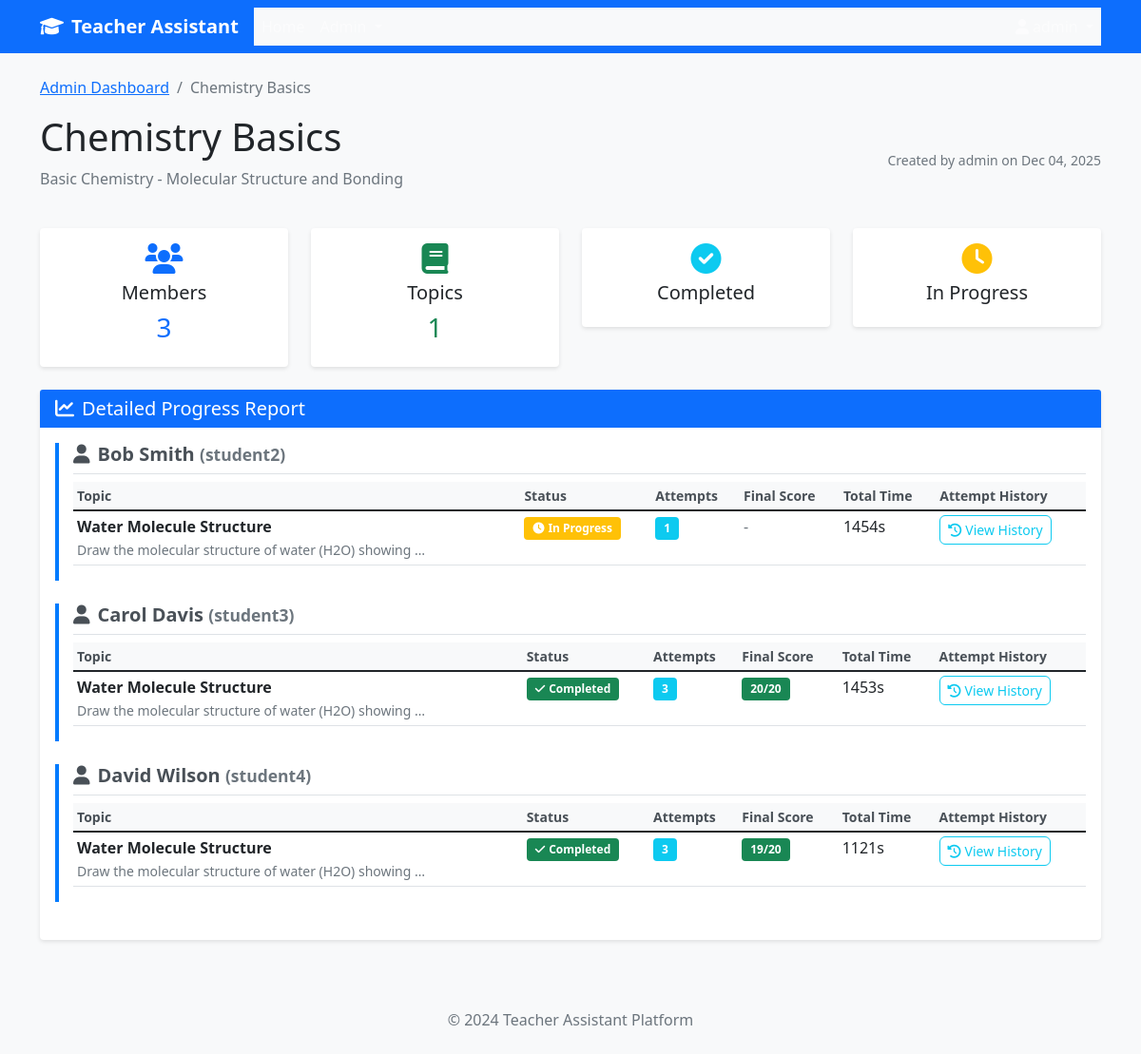
Screenshot of /dashboard/group/2/ (signed in) with the database file from the repository.
### core/models.py (models this page shows, shortened)
class Group(models.Model):
    name = models.CharField(max_length=200)
    description = models.TextField(blank=True)
    created_at = models.DateTimeField(auto_now_add=True)
    created_by = models.ForeignKey(User, on_delete=models.CASCADE, related_name='created_groups')
    members = models.ManyToManyField(User, related_name='ta_groups', blank=True)
    class Meta:
        ordering = ['name']

class Topic(models.Model):
    title = models.CharField(max_length=200)
    description = models.TextField()
    prompt = models.TextField(help_text="Prompt used for generating AI content")
    background_image = models.ImageField(upload_to='topic_images/', null=True, blank=True)
    instructional_text = models.TextField(blank=True)
    group = models.ForeignKey(Group, on_delete=models.CASCADE, related_name='topics')
    created_at = models.DateTimeField(auto_now_add=True)
    created_by = models.ForeignKey(User, on_delete=models.CASCADE)
    content_generated = models.BooleanField(default=False)
    generation_error = models.TextField(blank=True)
    class Meta:
        ordering = ['group', 'title']

class UserTopicProgress(models.Model):
    user = models.ForeignKey(User, on_delete=models.CASCADE)
    topic = models.ForeignKey(Topic, on_delete=models.CASCADE)
    completed = models.BooleanField(default=False)
    final_score = models.IntegerField(null=True, blank=True)
    total_attempts = models.IntegerField(default=0)
    total_time_spent = models.IntegerField(default=0)  # in seconds
    first_attempt_at = models.DateTimeField(null=True, blank=True)
    completed_at = models.DateTimeField(null=True, blank=True)
    class Meta:
        unique_together = ['user', 'topic']
        ordering = ['user', 'topic']

### core/views.py (the view)
# urls.py: path('dashboard/group/<int:group_id>/', views.group_detail_admin, name='group_detail_admin'),
@user_passes_test(is_admin)
def group_detail_admin(request, group_id):
    group = get_object_or_404(Group, id=group_id)
    progress_data = []
    for member in group.members.all():
        member_data = {
            'user': member,
            'topics': []
        }
        for topic in group.topics.all():
            try:
                progress = UserTopicProgress.objects.get(user=member, topic=topic)
                attempts = Attempt.objects.filter(user=member, topic=topic).order_by('attempt_number')
                member_data['topics'].append({
                    'topic': topic,
                    'progress': progress,
                    'attempts': attempts
                })
            except UserTopicProgress.DoesNotExist:
                member_data['topics'].append({
                    'topic': topic,
                    'progress': None,
                    'attempts': []
                })
        progress_data.append(member_data)
    return render(request, 'core/group_detail_admin.html', {
        'group': group,
        'progress_data': progress_data
    })

### core/views.py (called while the page is built)
def is_admin(user):
    return user.is_staff or user.is_superuser

### templates/core/group_detail_admin.html (shortened to what this page needs)
{% extends 'base.html' %}
{% block content %}
<div class="row">
    <div class="col-12">
        <nav aria-label="breadcrumb">
            <ol class="breadcrumb">
                <li class="breadcrumb-item"><a href="{% url 'admin_dashboard' %}">Admin Dashboard</a></li>
                <li class="breadcrumb-item active">{{ group.name }}</li>
            </ol>
        </nav>
    </div>
</div>
<div class="row">
    <div class="col-12">
        <div class="d-flex justify-content-between align-items-center mb-4">
            <div>
                <h1>{{ group.name }}</h1>
                {% if group.description %}
                <p class="text-muted">{{ group.description }}</p>
                {% endif %}
            </div>
            <div class="text-end">
                <small class="text-muted">
                    Created by {{ group.created_by.username }} on {{ group.created_at|date:"M d, Y" }}
                </small>
            </div>
        </div>
    </div>
</div>
<div class="row mb-4">
    <div class="col-md-3">
        <div class="card text-center">
            <div class="card-body">
                <i class="fas fa-users fa-2x text-primary mb-2"></i>
                <h5>Members</h5>
                <h3 class="text-primary">{{ group.members.count }}</h3>
            </div>
        </div>
    </div>
    <div class="col-md-3">
        <div class="card text-center">
            <div class="card-body">
                <i class="fas fa-book fa-2x text-success mb-2"></i>
                <h5>Topics</h5>
                <h3 class="text-success">{{ group.topics.count }}</h3>
            </div>
        </div>
    </div>
    <div class="col-md-3">
        <div class="card text-center">
            <div class="card-body">
                <i class="fas fa-check-circle fa-2x text-info mb-2"></i>
                <h5>Completed</h5>
            </div>
        </div>
    </div>
    <div class="col-md-3">
        <div class="card text-center">
            <div class="card-body">
                <i class="fas fa-clock fa-2x text-warning mb-2"></i>
                <h5>In Progress</h5>
            </div>
        </div>
    </div>
</div>
<div class="row">
    <div class="col-12">
        <div class="card">
            <div class="card-header bg-primary text-white">
                <h5 class="mb-0">
                    <i class="fas fa-chart-line me-2"></i>Detailed Progress Report
                </h5>
            </div>
            <div class="card-body">
                {% if progress_data %}
                {% for member_data in progress_data %}
                <div class="member-section mb-4">
                    <h5 class="border-bottom pb-2">
                        <i class="fas fa-user me-2"></i>{{ member_data.user.get_full_name|default:member_data.user.username }}
                        <small class="text-muted">({{ member_data.user.username }})</small>
                    </h5>
                    {% if member_data.topics %}
                    <div class="table-responsive">
                        <table class="table table-sm">
                            <thead class="table-light">
                                <tr>
                                    <th>Topic</th>
                                    <th>Status</th>
                                    <th>Attempts</th>
                                    <th>Final Score</th>
                                    <th>Total Time</th>
                                    <th>Attempt History</th>
                                </tr>
                            </thead>
                            <tbody>
                                {% for topic_data in member_data.topics %}
                                <tr>
                                    <td>
                                        <strong>{{ topic_data.topic.title }}</strong>
                                        <br><small class="text-muted">{{ topic_data.topic.description|truncatewords:8 }}</small>
                                    </td>
                                    <td>
                                        {% if topic_data.progress %}
                                            {% if topic_data.progress.completed %}
                                            <span class="badge bg-success">
                                                <i class="fas fa-check me-1"></i>Completed
                                            </span>
                                            {% elif topic_data.progress.total_attempts > 0 %}
                                            <span class="badge bg-warning">
                                                <i class="fas fa-clock me-1"></i>In Progress
                                            </span>
                                            {% else %}
                                            <span class="badge bg-secondary">
                                                <i class="fas fa-minus me-1"></i>Not Started
                                            </span>
                                            {% endif %}
                                        {% else %}
                                        <span class="badge bg-secondary">
                                            <i class="fas fa-minus me-1"></i>Not Started
                                        </span>
                                        {% endif %}
                                    </td>
                                    <td>
                                        {% if topic_data.progress %}
                                        <span class="badge bg-info">{{ topic_data.progress.total_attempts }}</span>
                                        {% else %}
                                        <span class="badge bg-secondary">0</span>
                                        {% endif %}
                                    </td>
                                    <td>
                                        {% if topic_data.progress.final_score %}
                                        <span class="badge bg-success">{{ topic_data.progress.final_score }}/20</span>
                                        {% else %}
                                        <span class="text-muted">-</span>
                                        {% endif %}
                                    </td>
                                    <td>
                                        {% if topic_data.progress.total_time_spent %}
                                        {% with total_time=topic_data.progress.total_time_spent %}
                                        {{ total_time|floatformat:0 }}s
                                        {% endwith %}
                                        {% else %}
                                        <span class="text-muted">-</span>
                                        {% endif %}
                                    </td>
                                    <td>
                                        {% if topic_data.attempts %}
                                        <button class="btn btn-sm btn-outline-info" type="button" data-bs-toggle="collapse" data-bs-target="#attempts-{{ member_data.user.id }}-{{ topic_data.topic.id }}">
                                            <i class="fas fa-history me-1"></i>View History
                                        </button>
                                        {% else %}
                                        <span class="text-muted">No attempts</span>
                                        {% endif %}
                                    </td>
                                </tr>
                                {% endfor %}
                            </tbody>
                        </table>
                    </div>
                    {% else %}
                    <div class="alert alert-info">
                        <i class="fas fa-info-circle me-2"></i>No topics assigned to this group yet.
                    </div>
                    {% endif %}
                </div>
                {% endfor %}
                {% else %}
                <div class="text-center py-4">
                    <i class="fas fa-users fa-3x text-muted mb-3"></i>
                    <h5 class="text-muted">No Members in Group</h5>
                    <p class="text-muted">Add members to this group to see their progress.</p>
                </div>
                {% endif %}
            </div>
        </div>
    </div>
</div>
{% endblock %}

### static/css/style.css (style rules this page uses)
body { font-family: 'Segoe UI', Tahoma, Geneva, Verdana, sans-serif; background-color: #f8f9fa; }
.card { border: none; box-shadow: 0 2px 4px rgba(0,0,0,0.1); transition: box-shadow 0.3s ease; }
.card-header { border-bottom: none; font-weight: 600; }
.badge { font-size: 0.75em; padding: 0.5em 0.75em; }
.member-section { border-left: 4px solid #007bff; padding-left: 20px; margin-bottom: 2rem; }
.member-section h5 { color: #495057; font-weight: 600; }
.table th { background-color: #f8f9fa; border-top: none; font-weight: 600; color: #495057; }
.btn { border-radius: 6px; font-weight: 500; transition: all 0.2s ease; }

### templates/core/group_detail_admin.html (style rules this page uses)
.member-section { border-left: 4px solid #007bff; padding-left: 15px; }
.table th { font-weight: 600; font-size: 0.875rem; }

### rows the page displays
Group: name "Chemistry Basics", description "Basic Chemistry - Molecular Structure and Bonding", created_by.username "admin", created_at "Dec 04, 2025", members.count "3", topics.count "1"
Topic: topic "Water Molecule Structure", topic.description "Draw the molecular structure of water (H2O) showing …", shows "In Progress", progress.total_attempts "1", progress.total_time_spent "1454", progress.total_attempts "3", progress.final_score "20", progress.total_time_spent "1453", progress.final_score "19", progress.total_time_spent "1121"

### other values shown
{{ member_data.user.get_full_name|default:member_data.user.username }} "Bob Smith"
{{ member_data.user.username }} "student2"
{{ member_data.user.get_full_name|default:member_data.user.username }} "Carol Davis"
{{ member_data.user.username }} "student3"
{{ member_data.user.get_full_name|default:member_data.user.username }} "David Wilson"
{{ member_data.user.username }} "student4"
